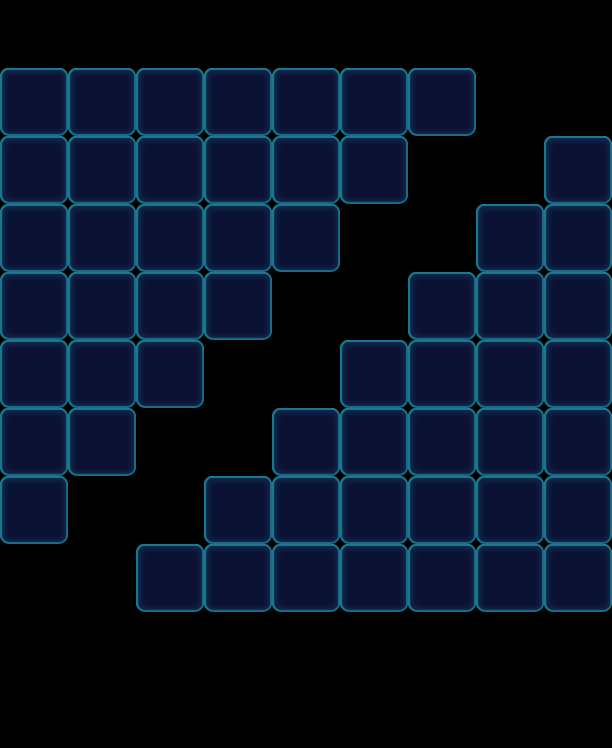

Rendered tile map (Tiled .tmx) drawn with the repository's tilesets; below, a short description and the map source with its tile grids summarised:
An orthogonal 9x11 tile map with 68x68 px tiles, 1 tile layer (Valid), 2 tilesets and 7 objects (7x Factory_Normal).

<map version="1.0" orientation="orthogonal" width="9" height="11" tilewidth="68" tileheight="68">
 <properties>
  <property name="Connect" value="07,28,1|16,37,1|25,46,1|34,55,1|43,64,1|52,73,1|61,82,1" />
 </properties>
 <tileset firstgid="1" name="game_grid1" tilewidth="68" tileheight="68">
  <image source="game_grid1.png" width="68" height="68" />
 </tileset>
 <tileset firstgid="2" name="map" tilewidth="68" tileheight="68">
  <image source="map.png" width="1024" height="1024" />
 </tileset>
 <layer name="Valid" width="9" height="11">
  <data>[99 cells, 56 non-empty, 1 distinct tile ids]</data>
 </layer>
 <objectgroup name="BottomObj" width="9" height="11" />
 <objectgroup name="MiddleObj" width="9" height="11" />
 <objectgroup color="#000000" name="TopObj" width="9" height="11">
  <object name="10" type="Factory_Normal" x="272" y="0" width="68" height="68" />
  <object name="10" type="Factory_Normal" x="340" y="0" width="68" height="68" />
  <object name="10" type="Factory_Normal" x="0" y="0" width="68" height="68" />
  <object name="10" type="Factory_Normal" x="136" y="0" width="68" height="68">
   <properties>
    <property name="Block" value="1" />
   </properties>
  </object>
  <object name="10" type="Factory_Normal" x="68" y="0" width="68" height="68" />
  <object name="10" type="Factory_Normal" x="408" y="0" width="68" height="68">
   <properties>
    <property name="Block" value="1" />
   </properties>
  </object>
  <object name="10" type="Factory_Normal" x="204" y="0" width="68" height="68" />
 </objectgroup>
</map>
